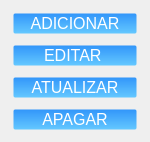
               <widget class="QFrame" name="frame_botoes_a_e_a_a">
                <property name="sizePolicy">
                 <sizepolicy hsizetype="Fixed" vsizetype="Fixed">
                  <horstretch>0</horstretch>
                  <verstretch>0</verstretch>
                 </sizepolicy>
                </property>
                <property name="maximumSize">
                 <size>
                  <width>150</width>
                  <height>16777215</height>
                 </size>
                </property>
                <property name="frameShape">
                 <enum>QFrame::NoFrame</enum>
                </property>
                <property name="frameShadow">
                 <enum>QFrame::Raised</enum>
                </property>
                <property name="lineWidth">
                 <number>0</number>
                </property>
                <layout class="QGridLayout" name="gridLayout_21">
                 <item row="0" column="0">
                  <layout class="QVBoxLayout" name="layou_botoes_a_e_a_a">
                   <property name="spacing">
                    <number>9</number>
                   </property>
                   <property name="leftMargin">
                    <number>1</number>
                   </property>
                   <property name="topMargin">
                    <number>1</number>
                   </property>
                   <property name="rightMargin">
                    <number>1</number>
                   </property>
                   <property name="bottomMargin">
                    <number>0</number>
                   </property>
                   <item>
                    <widget class="QPushButton" name="btn_adicionar_produto">
                     <property name="sizePolicy">
                      <sizepolicy hsizetype="Expanding" vsizetype="Expanding">
                       <horstretch>0</horstretch>
                       <verstretch>0</verstretch>
                      </sizepolicy>
                     </property>
                     <property name="maximumSize">
                      <size>
                       <width>16777215</width>
                       <height>23</height>
                      </size>
                     </property>
                     <property name="toolTip">
                      <string>Realiza e exibe o cálculo do produto</string>
                     </property>
                     <property name="styleSheet">
                      <string notr="true">QPushButton {
    color: rgb(255, 255, 255);
    border-radius: 3px;
    font-size: 16px;
    background: qlineargradient(x1:0, y1:0, x2:0, y2:1, stop:0 rgb(50, 150, 250), stop:1 rgb(100, 200, 255)); /* Gradiente de azul claro para azul mais claro */
    border: 3px solid transparent;
}

QPushButton:hover {
    background: qlineargradient(x1:0, y1:0, x2:0, y2:1, stop:0 rgb(100, 180, 255), stop:1 rgb(150, 220, 255)); /* Gradiente de azul mais claro para azul ainda mais claro */
    color: black;
}
</string>
                     </property>
                     <property name="text">
                      <string>ADICIONAR</string>
                     </property>
                     <property name="icon">
                      <iconset>
                       <activeon>OneDrive/Área de Trabalho/Python Work/Projeto ERP/Projeto ERP/Projeto ERP/Projeto ERP/Downloads/pngwing.com.png</activeon>
                      </iconset>
                     </property>
                    </widget>
                   </item>
                   <item>
                    <widget class="QPushButton" name="btn_editar">
                     <property name="sizePolicy">
                      <sizepolicy hsizetype="Expanding" vsizetype="Expanding">
                       <horstretch>0</horstretch>
                       <verstretch>0</verstretch>
                      </sizepolicy>
                     </property>
                     <property name="maximumSize">
                      <size>
                       <width>16777215</width>
                       <height>23</height>
                      </size>
                     </property>
                     <property name="toolTip">
                      <string>Exibe a tabela de produtos para atualização</string>
                     </property>
                     <property name="styleSheet">
                      <string notr="true">QPushButton {
    color: rgb(255, 255, 255);
    border-radius: 3px;
    font-size: 16px;
    background: qlineargradient(x1:0, y1:0, x2:0, y2:1, stop:0 rgb(50, 150, 250), stop:1 rgb(100, 200, 255)); /* Gradiente de azul claro para azul mais claro */
    border: 3px solid transparent;
}

QPushButton:hover {
    background: qlineargradient(x1:0, y1:0, x2:0, y2:1, stop:0 rgb(100, 180, 255), stop:1 rgb(150, 220, 255)); /* Gradiente de azul mais claro para azul ainda mais claro */
    color: black;
}
</string>
                     </property>
                     <property name="text">
                      <string>EDITAR </string>
                     </property>
                    </widget>
                   </item>
                   <item>
                    <widget class="QPushButton" name="btn_atualizar_produto">
                     <property name="sizePolicy">
                      <sizepolicy hsizetype="Expanding" vsizetype="Expanding">
                       <horstretch>0</horstretch>
                       <verstretch>0</verstretch>
                      </sizepolicy>
                     </property>
                     <property name="maximumSize">
                      <size>
                       <width>16777215</width>
                       <height>23</height>
                      </size>
                     </property>
                     <property name="toolTip">
                      <string>Atualiza o produto no banco de dados</string>
                     </property>
                     <property name="styleSheet">
                      <string notr="true">QPushButton {
    color: rgb(255, 255, 255);
    border-radius: 3px;
    font-size: 16px;
    background: qlineargradient(x1:0, y1:0, x2:0, y2:1, stop:0 rgb(50, 150, 250), stop:1 rgb(100, 200, 255)); /* Gradiente de azul claro para azul mais claro */
    border: 3px solid transparent;
}

QPushButton:hover {
    background: qlineargradient(x1:0, y1:0, x2:0, y2:1, stop:0 rgb(100, 180, 255), stop:1 rgb(150, 220, 255)); /* Gradiente de azul mais claro para azul ainda mais claro */
    color: black;
}
</string>
                     </property>
                     <property name="text">
                      <string>ATUALIZAR</string>
                     </property>
                     <property name="icon">
                      <iconset>
                       <activeon>OneDrive/Área de Trabalho/Python Work/Projeto ERP/Projeto ERP/Projeto ERP/Projeto ERP/Downloads/toppng.com-update-512x512.png</activeon>
                      </iconset>
                     </property>
                    </widget>
                   </item>
                   <item>
                    <widget class="QPushButton" name="btn_limpar_campos">
                     <property name="sizePolicy">
                      <sizepolicy hsizetype="Expanding" vsizetype="Expanding">
                       <horstretch>0</horstretch>
                       <verstretch>0</verstretch>
                      </sizepolicy>
                     </property>
                     <property name="maximumSize">
                      <size>
                       <width>16777215</width>
                       <height>23</height>
                      </size>
                     </property>
                     <property name="mouseTracking">
                      <bool>false</bool>
                     </property>
                     <property name="acceptDrops">
                      <bool>false</bool>
                     </property>
                     <property name="toolTip">
                      <string>Apaga as informações preenchidas</string>
                     </property>
                     <property name="autoFillBackground">
                      <bool>false</bool>
                     </property>
                     <property name="styleSheet">
                      <string notr="true">QPushButton {
    color: rgb(255, 255, 255);
    border-radius: 3px;
    font-size: 16px;
    background: qlineargradient(x1:0, y1:0, x2:0, y2:1, stop:0 rgb(50, 150, 250), stop:1 rgb(100, 200, 255)); /* Gradiente de azul claro para azul mais claro */
    border: 3px solid transparent;
}

QPushButton:hover {
    background: qlineargradient(x1:0, y1:0, x2:0, y2:1, stop:0 rgb(100, 180, 255), stop:1 rgb(150, 220, 255)); /* Gradiente de azul mais claro para azul ainda mais claro */
    color: black;
}
</string>
                     </property>
                     <property name="text">
                      <string>APAGAR</string>
                     </property>
                     <property name="icon">
                      <iconset>
                       <activeon>OneDrive/Área de Trabalho/Python Work/Projeto ERP/Projeto ERP/Projeto ERP/Projeto ERP/Downloads/1486564399-close_81512.png</activeon>
                      </iconset>
                     </property>
                    </widget>
                   </item>
                  </layout>
                 </item>
                </layout>
               </widget>
